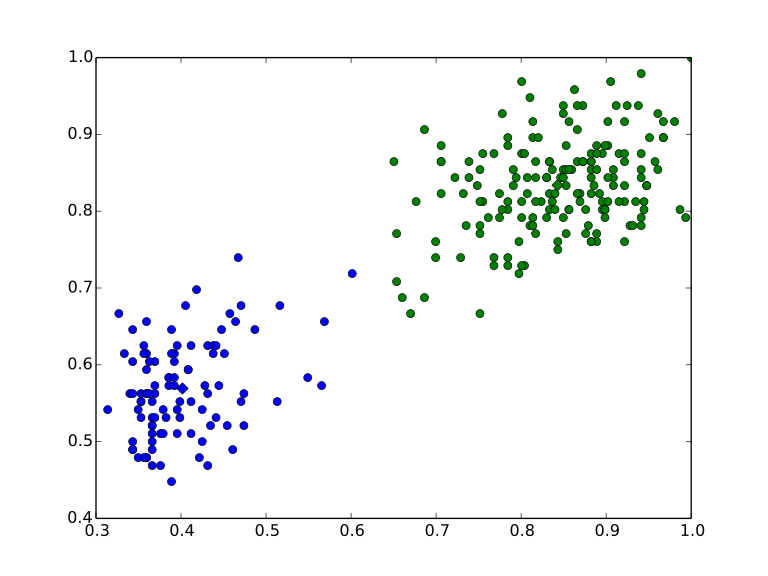

Generate this figure with Python:
#!/usr/bin/env python3

import matplotlib.pyplot as plt
from math import sqrt

### I/O
def render(name, clusters):
    plt.figure()

    colors = list('bgrcmyk')

    for i, centre in enumerate(clusters):
        points = clusters[centre]
        xs, ys = [p[0] for p in points], [p[1] for p in points]
        plt.plot(xs, ys, colors[i] + 'o')
        plt.plot(centre[0], centre[1], colors[i] + 'D')
    plt.savefig(name + '.svg')

def read_points(filename):
    points = []
    for line in open(filename):
        x,y = line.rstrip().split()
        x,y = float(x), float(y)
        points.append((x,y))

    return points

### Computations

def dist(a, b):
    v = (b[0] - a[0], b[1] - a[1])
    return sqrt(v[0]**2 + v[1]**2)

def mean_point(cluster):
    # I wish Python had Haskell's foldr :- /
    m = lambda i: sum([p[i] for p in cluster]) / len(cluster)
    return (m(0), m(1))


def kmeans(points, k, n_iterations):
    # Start by assigning any points
    centres = [points[i] for i in range(k)]

    for i in range(n_iterations):
        clusters = {c: [] for c in centres}
        for p in points:
            clusters[min(centres, key=lambda c: dist(p, c))].append(p)

        centres = [mean_point(clusters[c]) for c in clusters]

    return clusters


def normalize(points):
    xs = [p[0] for p in points]
    ys = [p[1] for p in points]

    mx = max(xs)
    my = max(ys)

    xs = [x / mx for x in xs]
    ys = [y / my for y in ys]

    return list(zip(xs, ys))


### Main
if __name__ == "__main__":
    points = read_points('faithful.txt')
    points = normalize(points)
    render('kmeans', kmeans(points, 2, 5))

